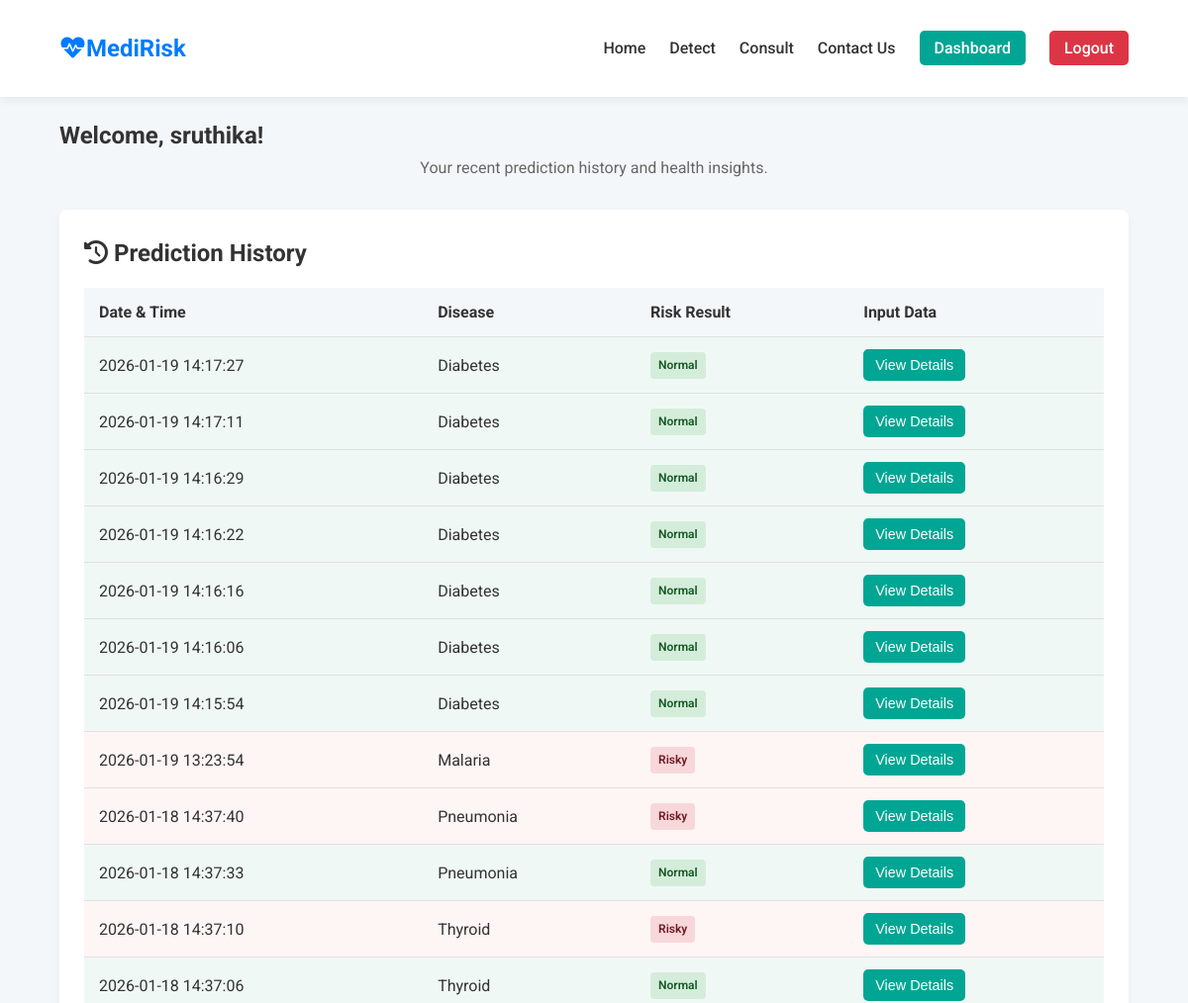
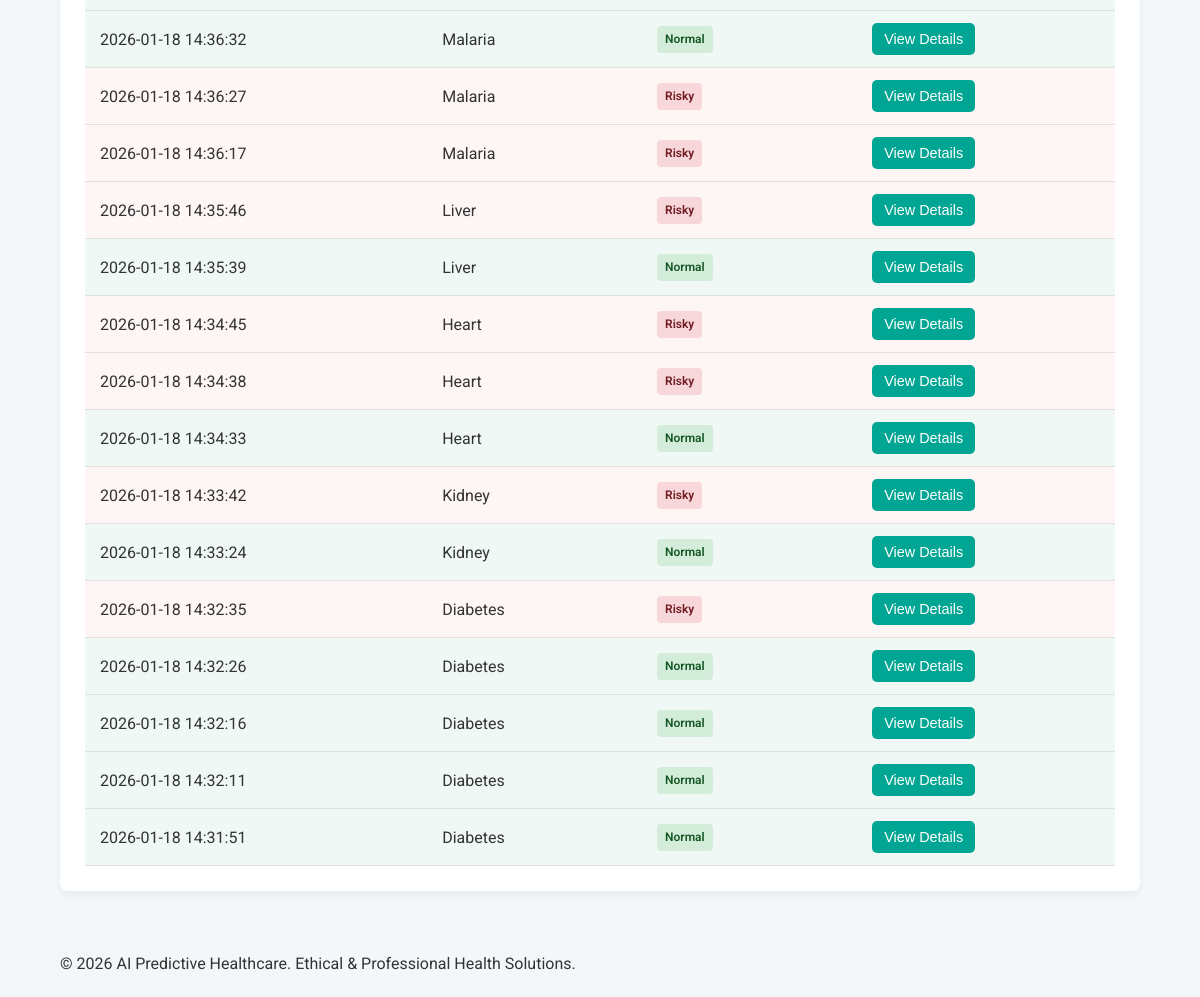
/dashboard (signed in), run on the app's committed database (2 pictures, top to bottom).
### tables this page shows
CREATE TABLE predictions (
                id INTEGER PRIMARY KEY AUTOINCREMENT,
                user_id INTEGER NOT NULL,
                disease TEXT NOT NULL,
                timestamp TIMESTAMP DEFAULT CURRENT_TIMESTAMP,
                input_data TEXT,
                result TEXT NOT NULL,
                FOREIGN KEY (user_id) REFERENCES users (id)
            );

### app.py (the view)
@app.route('/dashboard')
def dashboard():
    user_id = session.get('user_id')
    if not user_id:
        return redirect(url_for('login'))
    conn = get_db_connection()
    history = conn.execute(
        "SELECT * FROM predictions WHERE user_id=? ORDER BY timestamp DESC", (user_id,)
    ).fetchall()
    conn.close()
    return render_template('dashboard.html', history=history)

### app.py (called while the page is built)
def get_db_connection():
    conn = sqlite3.connect(DATABASE, timeout=10.0)
    conn.row_factory = sqlite3.Row
    conn.execute("PRAGMA journal_mode=WAL")
    return conn

@app.context_processor
def inject_now():
    return {"now": datetime.now()}

### templates/dashboard.html (shortened to what this page needs)
{% extends "layout.html" %}
{% block content %}
<section class="dashboard-section">
    <h1>Welcome, {{ session.username }}!</h1>
    <p class="tagline">Your recent prediction history and health insights.</p>
    <div class="card history-card">
        <h2><i class="fas fa-history"></i> Prediction History</h2>
        {% if history %}
            <table class="history-table">
                <thead>
                    <tr>
                        <th>Date & Time</th>
                        <th>Disease</th>
                        <th>Risk Result</th>
                        <th>Input Data</th>
                    </tr>
                </thead>
                <tbody>
                    {% for item in history %}
                    <tr class="result-{{ item.result | lower }}">
                        <td>{{ item.timestamp }}</td>
                        <td>{{ item.disease | replace('_', ' ') | title }}</td>
                        <td><span class="status-badge status-{{ item.result | lower }}">{{ item.result }}</span></td>
                        <td>
                            <button type="button" class="btn secondary small" data-toggle="details-{{ loop.index }}">View Details</button>
                        </td>
                    </tr>
                    {% endfor %}
                </tbody>
            </table>
        {% else %}
            <div class="alert alert-info">No prediction history found. Go to <a href="{{ url_for('detect') }}">Detect</a> to run your first analysis!</div>
        {% endif %}
    </div>
</section>
{% endblock %}

### static/css/style.css (style rules this page uses)
:root { --color-primary: #007BFF; --color-secondary: #00A693; --color-text: #333; --color-light-gray: #f4f7f9; --color-white: #ffffff; --color-success: #28a745; --color-warning: #ffc107; --color-danger: #dc3545; --shadow-subtle: 0 4px 8px rgba(0, 0, 0, 0.05); }
* { box-sizing: border-box; margin: 0; padding: 0; }
body { font-family: 'Roboto', sans-serif; background-color: var(--color-light-gray); color: var(--color-text); line-height: 1.6; }
.card { background-color: var(--color-white); border-radius: 8px; padding: 25px; box-shadow: var(--shadow-subtle); transition: transform 0.3s, box-shadow 0.3s; margin-bottom: 20px; }
.tagline { text-align: center; color: #666; margin-bottom: 30px; }
.btn { display: inline-block; padding: 10px 20px; border: none; border-radius: 5px; cursor: pointer; font-size: 1rem; font-weight: 500; text-decoration: none; transition: all 0.3s ease; text-align: center; }
.btn.small { padding: 8px 12px; font-size: 0.9rem; }
.btn.secondary { background-color: var(--color-secondary); color: var(--color-white); }
.result-risky { border-color: var(--color-danger); }
.history-table { width: 100%; border-collapse: collapse; margin-top: 15px; }
.history-table thead { background-color: var(--color-light-gray); font-weight: 600; }
.history-table th, .history-table td { padding: 12px 15px; text-align: left; border-bottom: 1px solid #e0e0e0; }
.status-badge { display: inline-block; padding: 4px 8px; border-radius: 4px; font-size: 12px; font-weight: 600; }
.status-badge.status-normal { background-color: #d4edda; color: #155724; }
.status-badge.status-risky { background-color: #f8d7da; color: #721c24; }
.result-normal { background-color: #f0f8f5; }
.result-risky { background-color: #fef5f5; }

### data on the page
predictions: timestamp "2026-01-19 14:17:27", disease "Diabetes", result "Normal"
predictions: timestamp "2026-01-19 14:17:11", disease "Diabetes", result "Normal"
predictions: timestamp "2026-01-19 14:16:29", disease "Diabetes", result "Normal"
predictions: timestamp "2026-01-19 14:16:22", disease "Diabetes", result "Normal"
predictions: timestamp "2026-01-19 14:16:16", disease "Diabetes", result "Normal"
predictions: timestamp "2026-01-19 14:16:06", disease "Diabetes", result "Normal"
predictions: timestamp "2026-01-19 14:15:54", disease "Diabetes", result "Normal"
predictions: timestamp "2026-01-19 13:23:54", disease "Malaria", result "Risky"
predictions: timestamp "2026-01-18 14:37:40", disease "Pneumonia", result "Risky"
predictions: timestamp "2026-01-18 14:37:33", disease "Pneumonia", result "Normal"
predictions: timestamp "2026-01-18 14:37:10", disease "Thyroid", result "Risky"
predictions: timestamp "2026-01-18 14:37:06", disease "Thyroid", result "Normal"
predictions: timestamp "2026-01-18 14:36:32", disease "Malaria", result "Normal"
predictions: timestamp "2026-01-18 14:36:27", disease "Malaria", result "Risky"
predictions: timestamp "2026-01-18 14:36:17", disease "Malaria", result "Risky"
predictions: timestamp "2026-01-18 14:35:46", disease "Liver", result "Risky"
predictions: timestamp "2026-01-18 14:35:39", disease "Liver", result "Normal"
predictions: timestamp "2026-01-18 14:34:45", disease "Heart", result "Risky"
predictions: timestamp "2026-01-18 14:34:38", disease "Heart", result "Risky"
predictions: timestamp "2026-01-18 14:34:33", disease "Heart", result "Normal"
predictions: timestamp "2026-01-18 14:33:42", disease "Kidney", result "Risky"
predictions: timestamp "2026-01-18 14:33:24", disease "Kidney", result "Normal"
predictions: timestamp "2026-01-18 14:32:35", disease "Diabetes", result "Risky"
predictions: timestamp "2026-01-18 14:32:26", disease "Diabetes", result "Normal"
predictions: timestamp "2026-01-18 14:32:16", disease "Diabetes", result "Normal"
predictions: timestamp "2026-01-18 14:32:11", disease "Diabetes", result "Normal"
predictions: timestamp "2026-01-18 14:31:51", disease "Diabetes", result "Normal"

### other printed values
{{ session.username }} "sruthika"
